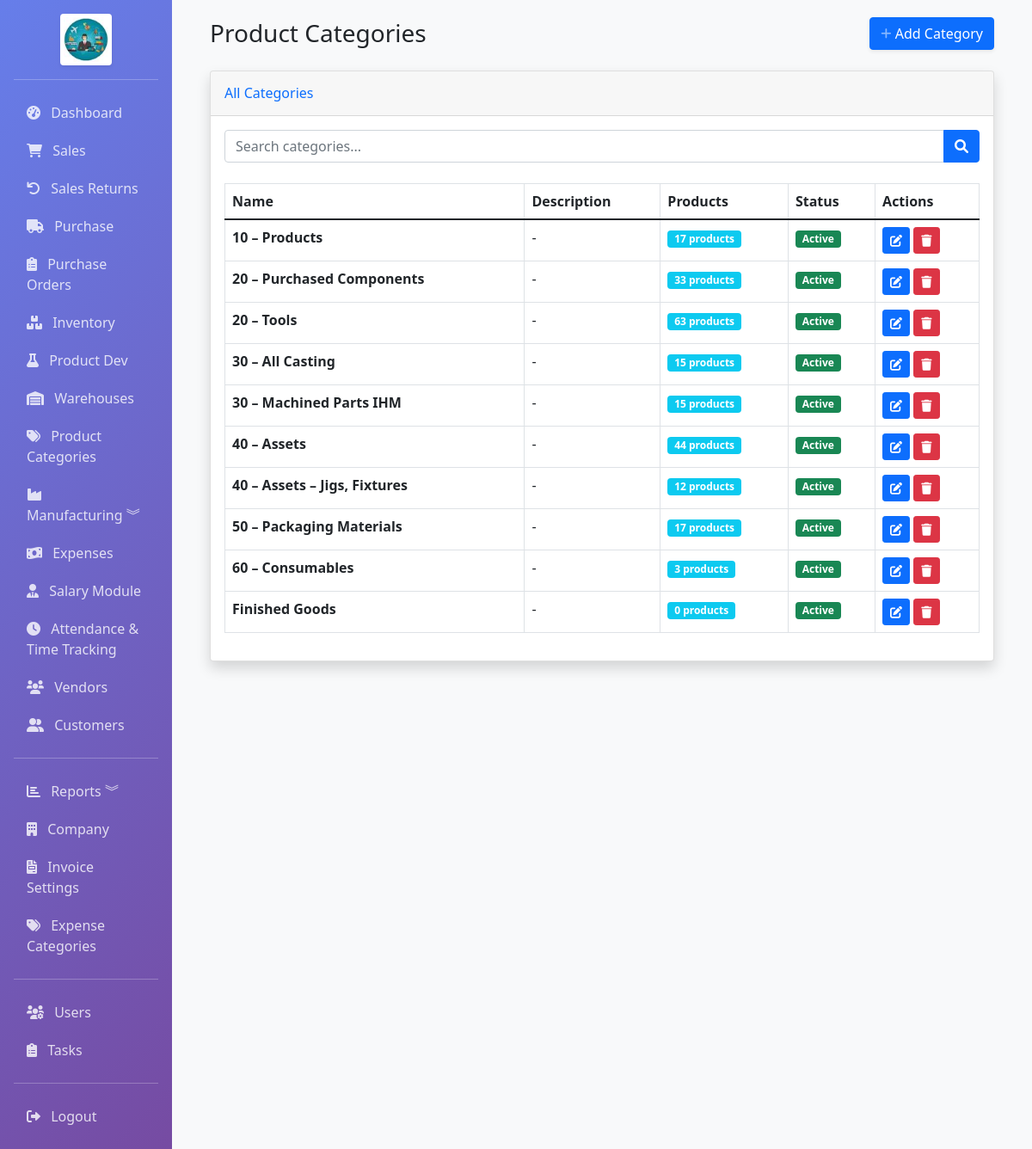
Screenshot of /categories/categories (signed in) with the database file from the repository.
### app/models.py (models this page shows, shortened)
class ProductCategory(db.Model):
    __tablename__ = 'product_categories'
    id = db.Column(db.Integer, primary_key=True)
    name = db.Column(db.String(100), nullable=False, unique=True, index=True)
    description = db.Column(db.Text)
    is_active = db.Column(db.Boolean, default=True)
    created_at = db.Column(db.DateTime, default=datetime.utcnow)
    updated_at = db.Column(db.DateTime, default=datetime.utcnow, onupdate=datetime.utcnow)

### app/routes/categories.py (the view)
@bp.route('/categories')
@login_required
def categories():
    search = request.args.get('search', '')
    if search:
        category_list = ProductCategory.query.filter(
            ProductCategory.name.ilike(f'%{search}%')
        ).order_by(ProductCategory.name).all()
    else:
        category_list = ProductCategory.query.order_by(ProductCategory.name).all()
    return render_template('categories/index.html', categories=category_list, search=search)

### app/models.py (called while the page is built)
    @property
    def is_admin(self):
        return self.role == 'admin'

### app/templates/categories/index.html (shortened to what this page needs)
{% extends "base.html" %}
{% block content %}
<div class="container-fluid">
    <div class="d-sm-flex align-items-center justify-content-between mb-4">
        <h1 class="h3 mb-0 text-gray-800">Product Categories</h1>
        <a href="{{ url_for('categories.create_category') }}" class="btn btn-primary shadow-sm">
            <i class="fas fa-plus fa-sm text-white-50"></i> Add Category
        </a>
    </div>
    <div class="card shadow mb-4">
        <div class="card-header py-3">
            <h6 class="m-0 font-weight-bold text-primary">All Categories</h6>
        </div>
        <div class="card-body">
            <form method="GET" action="{{ url_for('categories.categories') }}" class="mb-4">
                <div class="input-group">
                    <input type="text" name="search" class="form-control" placeholder="Search categories..." value="{{ search }}">
                    <button type="submit" class="btn btn-primary">
                        <i class="fas fa-search"></i>
                    </button>
                </div>
            </form>
            {% if categories %}
            <div class="table-responsive">
                <table class="table table-bordered" width="100%" cellspacing="0">
                    <thead>
                        <tr>
                            <th>Name</th>
                            <th>Description</th>
                            <th>Products</th>
                            <th>Status</th>
                            <th>Actions</th>
                        </tr>
                    </thead>
                    <tbody>
                        {% for category in categories %}
                        <tr>
                            <td><strong>{{ category.name }}</strong></td>
                            <td>{{ category.description or '-' }}</td>
                            <td>
                                <span class="badge bg-info">{{ category.products|length }} products</span>
                            </td>
                            <td>
                                {% if category.is_active %}
                                <span class="badge bg-success">Active</span>
                                {% else %}
                                <span class="badge bg-secondary">Inactive</span>
                                {% endif %}
                            </td>
                            <td>
                                <a href="{{ url_for('categories.edit_category', id=category.id) }}" class="btn btn-sm btn-primary">
                                    <i class="fas fa-edit"></i>
                                </a>
                                <form method="POST" action="{{ url_for('categories.delete_category', id=category.id) }}" style="display:inline;">
                                    <button type="submit" class="btn btn-sm btn-danger" onclick="return confirm('Are you sure you want to delete this category?');">
                                        <i class="fas fa-trash"></i>
                                    </button>
                                </form>
                            </td>
                        </tr>
                        {% endfor %}
                    </tbody>
                </table>
            </div>
            {% else %}
            <div class="text-center py-4">
                <p class="text-muted">No categories found. <a href="{{ url_for('categories.create_category') }}">Create one</a></p>
            </div>
            {% endif %}
        </div>
    </div>
</div>
{% endblock %}

### rows the page displays
ProductCategory: name "10 – Products", description "-", products|length "17", is_active "Active"
ProductCategory: name "20 – Purchased Components", description "-", products|length "33", is_active "Active"
ProductCategory: name "20 – Tools", description "-", products|length "63", is_active "Active"
ProductCategory: name "30 – All Casting", description "-", products|length "15", is_active "Active"
ProductCategory: name "30 – Machined Parts IHM", description "-", products|length "15", is_active "Active"
ProductCategory: name "40 – Assets", description "-", products|length "44", is_active "Active"
ProductCategory: name "40 – Assets – Jigs, Fixtures", description "-", products|length "12", is_active "Active"
ProductCategory: name "50 – Packaging Materials", description "-", products|length "17", is_active "Active"
ProductCategory: name "60 – Consumables", description "-", products|length "3", is_active "Active"
ProductCategory: name "Finished Goods", description "-", products|length "0", is_active "Active"
